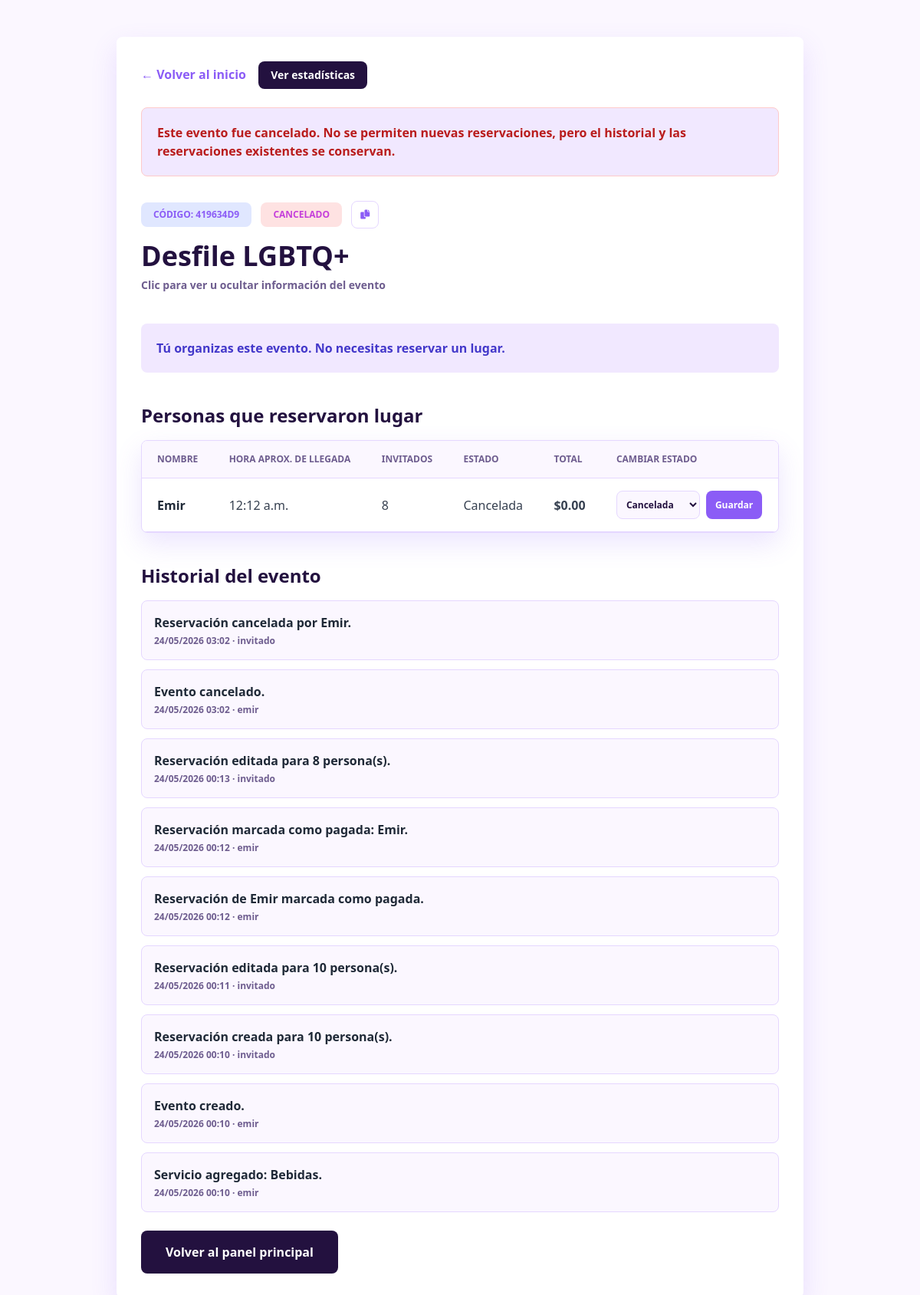
Screenshot of /evento/9/ (signed in) with the database file from the repository.
### web/models.py (models this page shows, shortened)
class Evento(models.Model):
    CATEGORIA_GENERAL = "general"
    CATEGORIA_CONFERENCIA = "conferencia"
    CATEGORIA_TALLER = "taller"
    CATEGORIA_CURSO = "curso"
    CATEGORIA_FIESTA = "fiesta"
    CATEGORIA_DEPORTIVO = "deportivo"
    CATEGORIA_CULTURAL = "cultural"
    CATEGORIA_ACADEMICO = "academico"
    CATEGORIA_EMPRESARIAL = "empresarial"
    CATEGORIA_OTRO = "otro"
    CATEGORIAS = [
        (CATEGORIA_GENERAL, "General"),
        (CATEGORIA_CONFERENCIA, "Conferencia"),
        (CATEGORIA_TALLER, "Taller"),
        (CATEGORIA_CURSO, "Curso"),
        (CATEGORIA_FIESTA, "Fiesta"),
        (CATEGORIA_DEPORTIVO, "Deportivo"),
        (CATEGORIA_CULTURAL, "Cultural"),
        (CATEGORIA_ACADEMICO, "Académico"),
        (CATEGORIA_EMPRESARIAL, "Empresarial"),
        (CATEGORIA_OTRO, "Otro"),
    ]
    organizador = models.ForeignKey(User, on_delete=models.CASCADE)
    nombre_evento = models.CharField(max_length=100)
    lugar = models.CharField(max_length=150)
    fecha_evento = models.DateField()
    cupo_maximo = models.PositiveIntegerField()
    precio_persona = models.DecimalField(max_digits=10, decimal_places=2, default=0)
    categoria = models.CharField(
        max_length=20, choices=CATEGORIAS, default=CATEGORIA_GENERAL
    )
    servicios = models.TextField(blank=True, null=True)
    descripcion = models.TextField(blank=True, null=True)
    codigo_invitacion = models.CharField(
        max_length=20, unique=True, default=generar_codigo_unico
    )
    activo = models.BooleanField(default=True)
    def reservaciones_activas(self):
        return self.reservaciones.exclude(estado=Reservacion.ESTADO_CANCELADA)
    def lugares_reservados(self):
        return (
            self.reservaciones_activas().aggregate(total=models.Sum("numero_personas"))[
                "total"
            ]
            or 0
        )
    def lugares_disponibles(self):
        return max(self.cupo_maximo - self.lugares_reservados(), 0)

class Reservacion(models.Model):
    ESTADO_PENDIENTE = "pendiente"
    ESTADO_CONFIRMADA = "confirmada"
    ESTADO_PAGADA = "pagada"
    ESTADO_CANCELADA = "cancelada"
    ESTADO_ASISTIO = "asistio"
    ESTADO_NO_ASISTIO = "no_asistio"
    ESTADOS = [
        (ESTADO_PENDIENTE, "Pendiente"),
        (ESTADO_CONFIRMADA, "Confirmada"),
        (ESTADO_PAGADA, "Pagada"),
        (ESTADO_CANCELADA, "Cancelada"),
        (ESTADO_ASISTIO, "Asistió"),
        (ESTADO_NO_ASISTIO, "No asistió"),
    ]
    MAX_PERSONAS_POR_RESERVACION = 10
    evento = models.ForeignKey(
        Evento, on_delete=models.CASCADE, related_name="reservaciones"
    )
    usuario = models.ForeignKey(
        User, on_delete=models.CASCADE, related_name="reservaciones"
    )
    nombre_cliente = models.CharField(max_length=100)
    hora_reserva = models.TimeField()
    numero_personas = models.PositiveIntegerField()
    estado = models.CharField(
        max_length=20, choices=ESTADOS, default=ESTADO_PENDIENTE
    )
    servicios_extra = models.ManyToManyField(
        ServicioExtra, blank=True, related_name="reservaciones"
    )
    fecha_creacion = models.DateTimeField(auto_now_add=True)
    class Meta:
        constraints = [
            models.UniqueConstraint(
                fields=["evento", "usuario"],
                condition=~models.Q(estado="cancelada"),
                name="reservacion_activa_unica_por_usuario_evento",
            )
        ]
    def esta_cancelada(self):
        return self.estado == self.ESTADO_CANCELADA
    def total_reservacion(self):
        if self.esta_cancelada():
            return Decimal("0.00")
        return self.subtotal_personas() + self.total_servicios()

class ActividadEvento(models.Model):
    evento = models.ForeignKey(
        Evento, on_delete=models.CASCADE, related_name="historial"
    )
    usuario = models.ForeignKey(
        User,
        on_delete=models.SET_NULL,
        null=True,
        blank=True,
        related_name="actividades_eventos",
    )
    mensaje = models.CharField(max_length=255)
    fecha = models.DateTimeField(auto_now_add=True)
    class Meta:
        ordering = ["-fecha"]

### web/views.py (the view, shortened to what this page needs)
# urls.py: path("evento/<int:evento_id>/", detalle_y_reserva, name="detalle_y_reserva"),
@login_required
def detalle_y_reserva(request, evento_id):
    evento = (
        Evento.objects.prefetch_related("servicios_extra", "historial")
        .filter(id=evento_id)
        .first()
    )
    if evento is None:
        messages.error(request, "El evento que intentas abrir no existe o ya no está disponible.")
        return redirect("pagina_de_inicio")
    es_organizador = evento.organizador == request.user
    eventos_permitidos = request.session.get("eventos_permitidos", [])
    total_reservado = evento.lugares_reservados()
    disponible = evento.lugares_disponibles()
    esta_lleno = disponible <= 0
    ya_reservo = Reservacion.objects.filter(
        evento=evento, usuario=request.user
    ).exclude(
        estado=Reservacion.ESTADO_CANCELADA
    ).exists()
    tiene_permiso_detalle = es_organizador or ya_reservo or evento.id in eventos_permitidos
    if not evento.activo:
        if request.method == "POST":
            messages.error(request, "Este evento fue cancelado y ya no acepta reservaciones.")
            return redirect("detalle_y_reserva", evento_id=evento.id)
        if not tiene_permiso_detalle:
            messages.error(request, "Este evento fue cancelado y ya no acepta reservaciones.")
            return redirect("pagina_de_inicio")
    if not tiene_permiso_detalle:
        messages.error(request, "Busca el evento con su código de invitación para verlo.")
        return redirect("pagina_de_inicio")
    reservaciones = []
    historial = []
    if es_organizador:
        reservaciones = (
            evento.reservaciones.select_related("usuario")
            .prefetch_related("servicios_extra")
            .order_by("hora_reserva")
        )
        historial = evento.historial.select_related("usuario")[:15]
    servicios_activos = evento.servicios_extra.filter(activo=True).order_by("nombre")
    max_personas_permitidas = min(
        disponible, Reservacion.MAX_PERSONAS_POR_RESERVACION
    )
    return render(
        request,
        "detalle_evento.html",
        {
            "evento": evento,
            "es_organizador": es_organizador,
            "total_reservado": total_reservado,
            "disponible": disponible,
            "esta_lleno": esta_lleno,
            "ya_reservo": ya_reservo,
            "reservaciones": reservaciones,
            "historial": historial,
            "servicios_activos": servicios_activos,
            "estados_reservacion": Reservacion.ESTADOS,
            "max_personas_reservacion": Reservacion.MAX_PERSONAS_POR_RESERVACION,
            "max_personas_permitidas": max_personas_permitidas,
            "notificaciones_no_leidas": notificaciones_no_leidas(request.user),
        },
    )

### templates/detalle_evento.html (shortened to what this page needs)
{% extends 'base.html' %}
{% block contenido %}
<div class="min-h-screen bg-gray-50 py-12 px-4">
    <div class="max-w-4xl mx-auto bg-white rounded-[2rem] shadow-xl p-8">
        <a href="{% url 'pagina_de_inicio' %}" class="text-indigo-600 font-bold hover:text-pink-500">
            ← Volver al inicio
        </a>
        {% if es_organizador %}
        <a href="{% url 'estadisticas_evento' evento.id %}"
            class="ml-3 inline-block bg-gray-900 text-white px-4 py-2 rounded-xl text-sm font-black hover:bg-indigo-600 transition-all">
            Ver estadísticas
        </a>
        {% endif %}
        {% if not evento.activo %}
        <div class="mt-6 p-5 rounded-2xl bg-red-50 border border-red-200 text-red-700 font-bold">
            Este evento fue cancelado. No se permiten nuevas reservaciones, pero el historial y las reservaciones existentes se conservan.
        </div>
        {% endif %}
        <div class="mt-8 cursor-pointer" onclick="toggleInformacionEvento()">
            <span
                class="inline-block bg-indigo-100 text-indigo-600 px-4 py-2 rounded-full text-xs font-black uppercase">
                Código:
                <span id="codigo-evento">{{ evento.codigo_invitacion }}</span>
            </span>
            {% if not evento.activo %}
            <span class="ml-2 inline-block bg-red-100 text-red-600 px-4 py-2 rounded-full text-xs font-black uppercase">
                Cancelado
            </span>
            {% endif %}
            <button type="button"
                onclick="event.stopPropagation(); copiarCodigoEvento();"
                class="ml-2 inline-flex w-9 h-9 items-center justify-center rounded-xl bg-white text-indigo-600 border border-indigo-100 hover:bg-indigo-600 hover:text-white transition-all"
                title="Copiar código">
                <i class="fa fa-copy text-xs"></i>
            </button>
            <h1 class="text-4xl font-black text-gray-900 mt-4">
                {{ evento.nombre_evento }}
            </h1>
            <p class="text-sm text-gray-400 font-bold mt-2">
                Clic para ver u ocultar información del evento
            </p>
        </div>
        {% if es_organizador %}
        <div class="mt-10 p-5 rounded-2xl bg-indigo-50 text-indigo-700 font-bold">
            Tú organizas este evento. No necesitas reservar un lugar.
        </div>
        <div class="mt-10">
            <h2 class="text-2xl font-black text-gray-900 mb-4">
                Personas que reservaron lugar
            </h2>
            {% if reservaciones %}
            <div class="overflow-x-auto bg-white rounded-2xl border border-gray-100 shadow-sm">
                <table class="w-full text-left">
                    <thead class="bg-gray-50 border-b border-gray-100">
                        <tr>
                            <th class="px-5 py-4 text-xs font-black text-gray-500 uppercase">Nombre</th>
                            <th class="px-5 py-4 text-xs font-black text-gray-500 uppercase">Hora aprox. de llegada</th>
                            <th class="px-5 py-4 text-xs font-black text-gray-500 uppercase">Invitados</th>
                            <th class="px-5 py-4 text-xs font-black text-gray-500 uppercase">Estado</th>
                            <th class="px-5 py-4 text-xs font-black text-gray-500 uppercase">Total</th>
                            <th class="px-5 py-4 text-xs font-black text-gray-500 uppercase">Cambiar estado</th>
                        </tr>
                    </thead>
                    <tbody>
                        {% for reservacion in reservaciones %}
                        <tr class="border-b border-gray-100 hover:bg-gray-50">
                            <td class="px-5 py-4 font-bold text-gray-800">
                                {{ reservacion.nombre_cliente }}
                            </td>
                            <td class="px-5 py-4 text-gray-700">
                                {{ reservacion.hora_reserva }}
                            </td>
                            <td class="px-5 py-4 text-gray-700">
                                {{ reservacion.numero_personas }}
                            </td>
                            <td class="px-5 py-4 text-gray-700">
                                {{ reservacion.get_estado_display }}
                            </td>
                            <td class="px-5 py-4 text-gray-700 font-bold">
                                ${{ reservacion.total_reservacion }}
                            </td>
                            <td class="px-5 py-4">
                                <form method="POST" action="{% url 'actualizar_estado_reservacion' reservacion.id %}"
                                    class="flex gap-2">
                                    <select name="estado"
                                        class="p-2 bg-gray-50 border border-gray-100 rounded-xl text-xs font-bold">
                                        {% for valor, etiqueta in estados_reservacion %}
                                        <option value="{{ valor }}" {% if reservacion.estado == valor %}selected{% endif %}>
                                            {{ etiqueta }}
                                        </option>
                                        {% endfor %}
                                    </select>
                                    <button type="submit"
                                        class="bg-indigo-600 text-white px-3 py-2 rounded-xl text-xs font-black hover:bg-indigo-700">
                                        Guardar
                                    </button>
                                </form>
                            </td>
                        </tr>
                        {% endfor %}
                    </tbody>
                </table>
            </div>
            {% else %}
            <div class="bg-gray-50 border border-dashed border-gray-300 rounded-2xl p-6 text-center">
                <p class="text-gray-500 font-bold">
                    Todavía nadie ha reservado lugar en este evento.
                </p>
            </div>
            {% endif %}
        </div>
        <div class="mt-10">
            <h2 class="text-2xl font-black text-gray-900 mb-4">
                Historial del evento
            </h2>
            <div class="space-y-3">
                {% for actividad in historial %}
                <div class="bg-gray-50 border border-gray-100 rounded-2xl p-4">
                    <p class="font-bold text-gray-800">{{ actividad.mensaje }}</p>
                    <p class="text-xs text-gray-400 font-bold mt-1">
                        {{ actividad.fecha|date:"d/m/Y H:i" }}
                        {% if actividad.usuario %} · {{ actividad.usuario.username }}{% endif %}
                    </p>
                </div>
                {% empty %}
                <div class="bg-gray-50 border border-dashed border-gray-300 rounded-2xl p-6 text-center">
                    <p class="text-gray-500 font-bold">Aún no hay actividad registrada.</p>
                </div>
                {% endfor %}
            </div>
        </div>
        <a href="{% url 'pagina_de_inicio' %}"
            class="mt-6 inline-block bg-gray-900 text-white px-8 py-4 rounded-2xl font-black hover:bg-indigo-600 transition-all">
            Volver al panel principal
        </a>
        {% endif %}
    </div>
</div>
{% endblock %}

### templates/base.html (shortened to what this page needs)
{% load static %}
<!DOCTYPE html>
<html lang="es">
<head>
    <script src="https://cdn.tailwindcss.com"></script>
    <link href="https://cdnjs.cloudflare.com/ajax/libs/font-awesome/6.0.0/css/all.min.css" rel="stylesheet">
    <link href="{% static 'app.css' %}" rel="stylesheet">
</head>
<body class="bg-gray-50 font-sans min-h-screen">
    {% block contenido %}
    {% endblock %}
</body>
</html>

### rows the page displays
Evento: codigo_invitacion "419634D9", nombre_evento "Desfile LGBTQ+"
Reservacion: nombre_cliente "Emir", hora_reserva "12:12 a.m.", numero_personas "8", estado "Cancelada", total_reservacion "0.00"
ActividadEvento: mensaje "Reservación cancelada por Emir.", fecha "24/05/2026 03:02", usuario.username "invitado"
ActividadEvento: mensaje "Evento cancelado.", fecha "24/05/2026 03:02", usuario.username "emir"
ActividadEvento: mensaje "Reservación editada para 8 persona(s).", fecha "24/05/2026 00:13", usuario.username "invitado"
ActividadEvento: mensaje "Reservación marcada como pagada: Emir.", fecha "24/05/2026 00:12", usuario.username "emir"
ActividadEvento: mensaje "Reservación de Emir marcada como pagada.", fecha "24/05/2026 00:12", usuario.username "emir"
ActividadEvento: mensaje "Reservación editada para 10 persona(s).", fecha "24/05/2026 00:11", usuario.username "invitado"
ActividadEvento: mensaje "Reservación creada para 10 persona(s).", fecha "24/05/2026 00:10", usuario.username "invitado"
ActividadEvento: mensaje "Evento creado.", fecha "24/05/2026 00:10", usuario.username "emir"
ActividadEvento: mensaje "Servicio agregado: Bebidas.", fecha "24/05/2026 00:10", usuario.username "emir"
